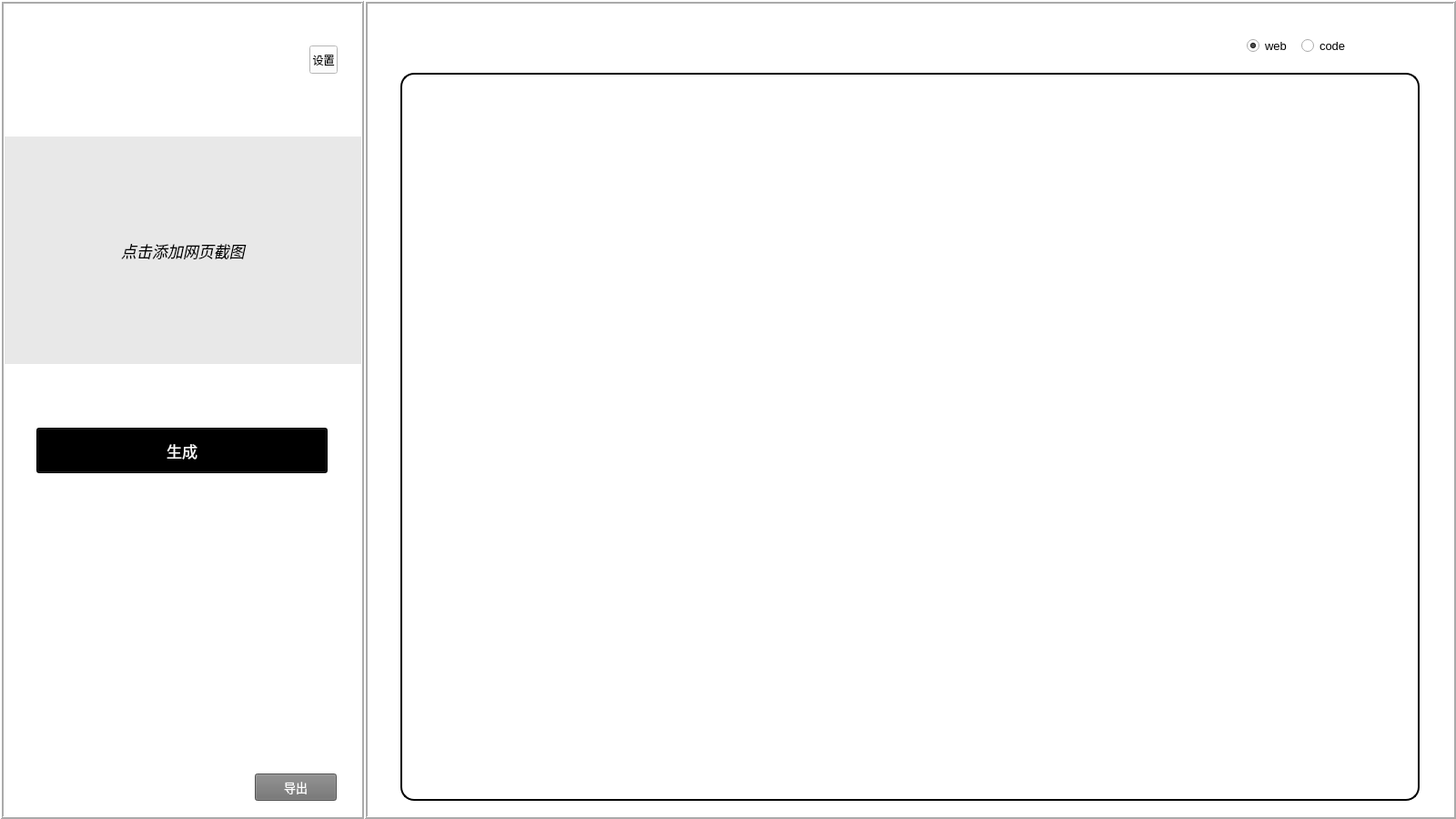
<?xml version="1.0" encoding="UTF-8"?>
<ui version="4.0">
 <class>MainWindow</class>
 <widget class="QMainWindow" name="MainWindow">
  <property name="geometry">
   <rect>
    <x>0</x>
    <y>0</y>
    <width>1600</width>
    <height>900</height>
   </rect>
  </property>
  <property name="sizePolicy">
   <sizepolicy hsizetype="Fixed" vsizetype="Fixed">
    <horstretch>0</horstretch>
    <verstretch>0</verstretch>
   </sizepolicy>
  </property>
  <property name="minimumSize">
   <size>
    <width>1600</width>
    <height>900</height>
   </size>
  </property>
  <property name="maximumSize">
   <size>
    <width>1600</width>
    <height>900</height>
   </size>
  </property>
  <property name="windowTitle">
   <string>Screenshot to code</string>
  </property>
  <property name="windowIcon">
   <iconset>
    <normaloff>images/favicon.ico</normaloff>images/favicon.ico</iconset>
  </property>
  <property name="iconSize">
   <size>
    <width>30</width>
    <height>30</height>
   </size>
  </property>
  <property name="animated">
   <bool>false</bool>
  </property>
  <widget class="QWidget" name="centralwidget">
   <widget class="QFrame" name="left_frame">
    <property name="geometry">
     <rect>
      <x>0</x>
      <y>0</y>
      <width>400</width>
      <height>900</height>
     </rect>
    </property>
    <property name="layoutDirection">
     <enum>Qt::LeftToRight</enum>
    </property>
    <property name="styleSheet">
     <string notr="true">background-color: rgb(255, 255, 255);</string>
    </property>
    <property name="frameShape">
     <enum>QFrame::Box</enum>
    </property>
    <property name="frameShadow">
     <enum>QFrame::Raised</enum>
    </property>
    <property name="lineWidth">
     <number>2</number>
    </property>
    <widget class="QLabel" name="img_label">
     <property name="geometry">
      <rect>
       <x>5</x>
       <y>150</y>
       <width>392</width>
       <height>250</height>
      </rect>
     </property>
     <property name="font">
      <font>
       <family>DengXian</family>
       <pointsize>13</pointsize>
       <italic>true</italic>
       <underline>false</underline>
      </font>
     </property>
     <property name="styleSheet">
      <string notr="true">background-color: rgb(232, 232, 232);</string>
     </property>
     <property name="text">
      <string>点击添加网页截图</string>
     </property>
     <property name="alignment">
      <set>Qt::AlignCenter</set>
     </property>
    </widget>
    <widget class="QToolButton" name="toolButton">
     <property name="geometry">
      <rect>
       <x>340</x>
       <y>50</y>
       <width>31</width>
       <height>31</height>
      </rect>
     </property>
     <property name="text">
      <string>设置</string>
     </property>
     <property name="icon">
      <iconset>
       <normaloff>images/setting.png</normaloff>images/setting.png</iconset>
     </property>
    </widget>
    <widget class="QPushButton" name="generate_Button">
     <property name="enabled">
      <bool>true</bool>
     </property>
     <property name="geometry">
      <rect>
       <x>40</x>
       <y>470</y>
       <width>320</width>
       <height>50</height>
      </rect>
     </property>
     <property name="sizePolicy">
      <sizepolicy hsizetype="Fixed" vsizetype="Fixed">
       <horstretch>0</horstretch>
       <verstretch>0</verstretch>
      </sizepolicy>
     </property>
     <property name="font">
      <font>
       <family>隶书</family>
       <pointsize>13</pointsize>
      </font>
     </property>
     <property name="styleSheet">
      <string notr="true">QPushButton {
    background-color: black;
    color: white;
}
QPushButton:pressed {
    background-color: darkgray;
    color: black;
}</string>
     </property>
     <property name="text">
      <string>生成</string>
     </property>
    </widget>
    <widget class="QLabel" name="status_label">
     <property name="geometry">
      <rect>
       <x>50</x>
       <y>530</y>
       <width>300</width>
       <height>241</height>
      </rect>
     </property>
     <property name="sizePolicy">
      <sizepolicy hsizetype="Preferred" vsizetype="Preferred">
       <horstretch>0</horstretch>
       <verstretch>0</verstretch>
      </sizepolicy>
     </property>
     <property name="font">
      <font>
       <family>Consolas</family>
       <pointsize>13</pointsize>
      </font>
     </property>
     <property name="text">
      <string/>
     </property>
     <property name="alignment">
      <set>Qt::AlignCenter</set>
     </property>
     <property name="wordWrap">
      <bool>true</bool>
     </property>
    </widget>
    <widget class="QPushButton" name="export_Button">
     <property name="enabled">
      <bool>true</bool>
     </property>
     <property name="geometry">
      <rect>
       <x>280</x>
       <y>850</y>
       <width>90</width>
       <height>30</height>
      </rect>
     </property>
     <property name="font">
      <font>
       <family>黑体</family>
       <pointsize>10</pointsize>
      </font>
     </property>
     <property name="styleSheet">
      <string notr="true">QPushButton {
    background-color: rgb(112, 112, 112);
    color: white;
}
QPushButton:pressed {
    background-color: darkgray;
    color: black;
}</string>
     </property>
     <property name="text">
      <string>导出</string>
     </property>
    </widget>
   </widget>
   <widget class="QFrame" name="right_frame">
    <property name="geometry">
     <rect>
      <x>400</x>
      <y>0</y>
      <width>1200</width>
      <height>900</height>
     </rect>
    </property>
    <property name="styleSheet">
     <string notr="true">background-color: rgb(255, 255, 255);</string>
    </property>
    <property name="frameShape">
     <enum>QFrame::Box</enum>
    </property>
    <property name="frameShadow">
     <enum>QFrame::Raised</enum>
    </property>
    <property name="lineWidth">
     <number>2</number>
    </property>
    <widget class="QGroupBox" name="groupBox">
     <property name="geometry">
      <rect>
       <x>970</x>
       <y>40</y>
       <width>120</width>
       <height>20</height>
      </rect>
     </property>
     <property name="title">
      <string/>
     </property>
     <widget class="QRadioButton" name="web_Button">
      <property name="enabled">
       <bool>true</bool>
      </property>
      <property name="geometry">
       <rect>
        <x>0</x>
        <y>0</y>
        <width>60</width>
        <height>20</height>
       </rect>
      </property>
      <property name="font">
       <font>
        <pointsize>10</pointsize>
       </font>
      </property>
      <property name="text">
       <string>web</string>
      </property>
      <property name="checked">
       <bool>true</bool>
      </property>
     </widget>
     <widget class="QRadioButton" name="code_Button">
      <property name="geometry">
       <rect>
        <x>60</x>
        <y>0</y>
        <width>60</width>
        <height>20</height>
       </rect>
      </property>
      <property name="font">
       <font>
        <pointsize>10</pointsize>
       </font>
      </property>
      <property name="text">
       <string>code</string>
      </property>
     </widget>
    </widget>
    <widget class="QFrame" name="html_frame">
     <property name="geometry">
      <rect>
       <x>40</x>
       <y>80</y>
       <width>1120</width>
       <height>800</height>
      </rect>
     </property>
     <property name="styleSheet">
      <string notr="true">border-color: rgb(9, 9, 9);
border: 2px solid black; border-radius: 15px;</string>
     </property>
     <property name="frameShape">
      <enum>QFrame::Box</enum>
     </property>
     <property name="frameShadow">
      <enum>QFrame::Raised</enum>
     </property>
    </widget>
   </widget>
  </widget>
 </widget>
 <resources/>
 <connections/>
</ui>
